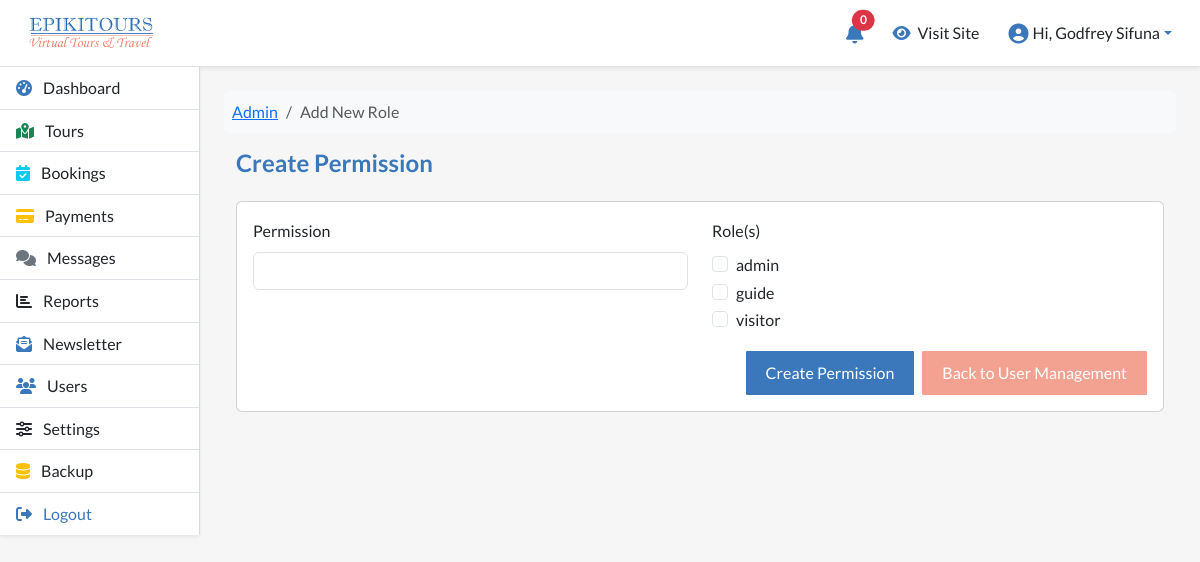
The page /manage/users/create-permission.php (signed in) on the database its author committed.
### tables this page shows
CREATE TABLE `epi_roles` (
  `id` int NOT NULL,
  `role` varchar(100) NOT NULL,
  `created_at` timestamp NOT NULL DEFAULT CURRENT_TIMESTAMP,
  `updated_at` timestamp NOT NULL DEFAULT CURRENT_TIMESTAMP ON UPDATE CURRENT_TIMESTAMP
);

### manage/users/create-permission.php (the view, shortened to what this page needs)
<?php
require_once __DIR__ . '/../../config/database.php';
$roles = $pdo->query("SELECT * FROM epi_roles ORDER BY role ASC")->fetchAll(PDO::FETCH_ASSOC);
?>
<nav aria-label="breadcrumb">
    <ol class="breadcrumb bg-light p-2 rounded mb-3">
        <li class="breadcrumb-item"><a href="<?= BASE_URL ?>dashboard">Admin</a></li>
        <li class="breadcrumb-item active" aria-current="page">Add New Role</li>
    </ol>
</nav>
<div class="d-flex">
    <div class="container-fluid">
        <h4 class="mb-0">Create Permission</h4>
        <div class="card mt-4">
            <div class="card-body">
                <form method="POST">
                    <div class="row mb-3">
                        <div class="col-md-6">
                            <label class="form-label">Permission</label>
                            <input type="text" name="permission" class="form-control">
                        </div>
                        <div class="col-md-6">
                            <label class="form-label">Role(s)</label>
                            <?php foreach ($roles as $role): ?>
                                <div class="form-check">
                                    <input class="form-check-input" type="checkbox" name="roles[]" value="<?= $role['id'] ?>" id="role<?= $role['id'] ?>">
                                    <label class="form-check-label" for="role<?= $role['id'] ?>">
                                        <?= htmlspecialchars($role['role']) ?>
                                    </label>
                                </div>
                            <?php endforeach; ?>
                        </div>
                    </div>
                    <div class="d-flex justify-content-end gap-2">
                        <button type="submit" class="btn btn-primary">Create Permission</button>
                        <a href="index.php" class="btn btn-secondary text-decoration-none">Back to User Management</a>
                    </div>
                </form>
            </div>
        </div>
    </div>
</div>
<?php
include BASE_PATH . 'layouts/admin-layout.php';
?>

### manage/css/custom.css (style rules this page uses)
:root { --primary-color: #3a78bb; --secondary-color: #f3a292; --tertiary-color: #E0F7FA; --white-color: #ffffff; --black-color: #000000; --pale-grey: #f6f6f6; --dark-grey: #333333; }
body { font-family: 'lato', sans-serif; background-color: var(--pale-grey); color: var(--black-color); margin: 0; padding: 0; line-height: 1.6; }
.btn-primary { background-color: var(--primary-color); color: var(--white-color); border: none; padding: 10px 20px; border-radius: 1px; transition: background-color 0.3s ease; }
.btn-secondary { background-color: var(--secondary-color); color: var(--white-color); border: none; padding: 10px 20px; border-radius: 1px; transition: background-color 0.3s ease; }
html { scroll-behavior: smooth; }
h4 { font-weight: 600; color: var(--primary-color); }
.bg-light { transition: box-shadow 0.3s ease-in-out; }
.card { transition: transform 0.4s ease-in-out, box-shadow 0.3s ease-in-out; }
.btn-primary { background-color: var(--primary-color); border-color: var(--primary-color); transition: background-color 0.3s ease-in-out, transform 0.2s ease; }

### rows shown on the page
epi_roles: role "admin"
epi_roles: role "guide"
epi_roles: role "visitor"

### other values the page prints
$unreadCount "0"
$_SESSION['user_name'] "Godfrey Sifuna"
